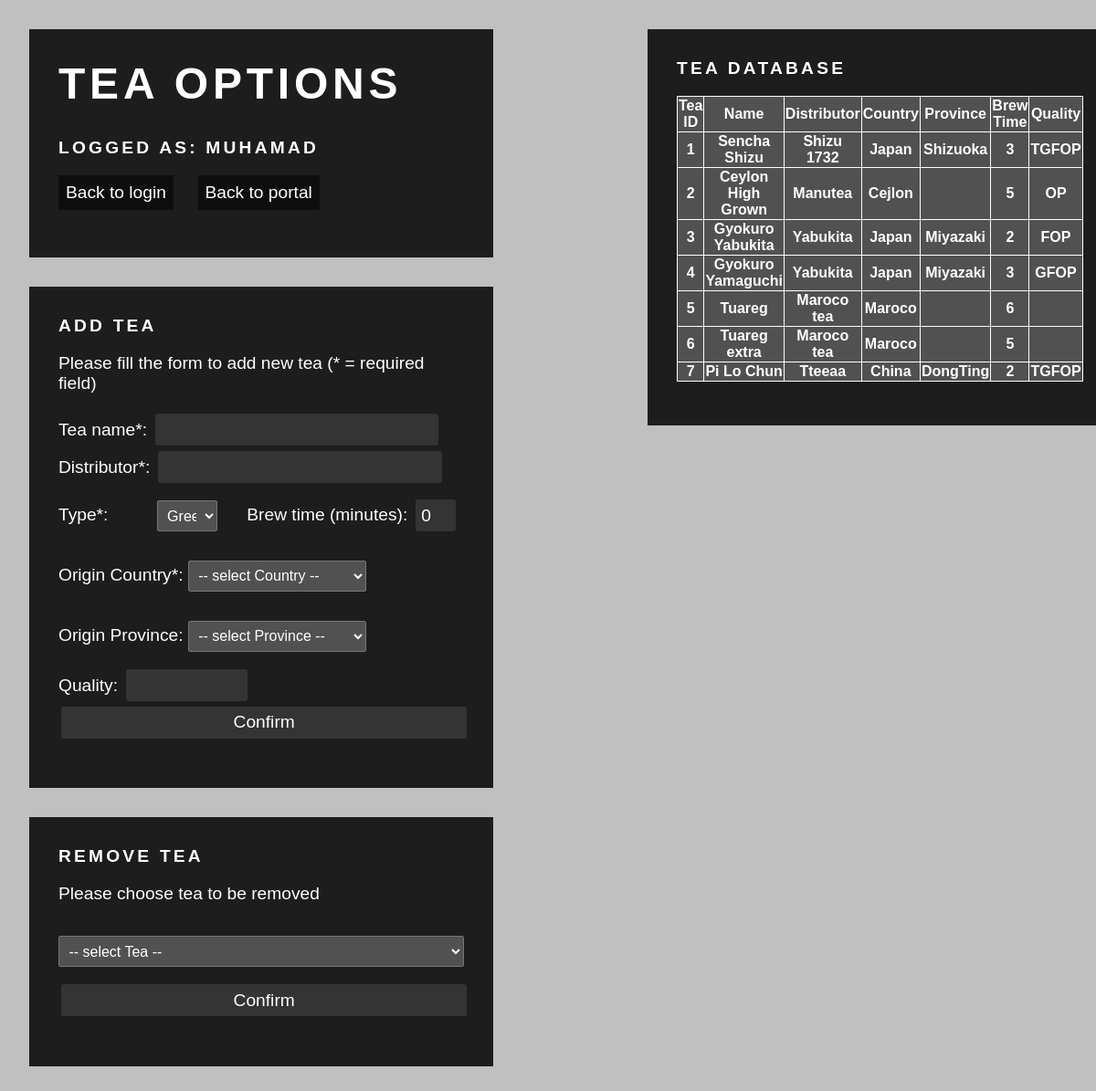
/third_year/IIS/employee/tea_options.php (signed in), run on the app's committed database.
### tables this page shows
CREATE TABLE Caj
(
  id INTEGER NOT NULL AUTO_INCREMENT,
  nazev VARCHAR(25) NOT NULL,
  druh VARCHAR(20),
  dodavatel VARCHAR(45) NOT NULL,
  doba_louhovani INTEGER,
  kvalita VARCHAR(10),
  zeme_puvodu VARCHAR(25) NOT NULL,
  nazev_oblasti VARCHAR(25),
  PRIMARY KEY(id)
);

### third_year/IIS/employee/tea_options.php (the view, shortened to what this page needs)
<html>
<head>
<link rel="stylesheet" href="../css/style.css">
</head>
<?php
$db = mysqli_init();
?>
<body>
<div id="PortalPage">
<h1>Tea Options</h1>
<?php
	if (isset($_SESSION["username"]) && isset($_SESSION["role"]) &&
		($_SESSION["role"] == "admin" || $_SESSION["role"] == "emloyee"))
	{
		echo "<h3>Logged as: ";
		echo  $_SESSION["username"];
		echo "</h3>";
	}
	else
	{
		header("Location: ../index.php");
	}
?>
<p><a href="../index.php">Back to login</a>
	<a href="./index.php">Back to portal</a></p>
</div>
<div id="PortalPage">
<h3>Add Tea</h3>
<p>Please fill the form to add new tea (* = required field)</p>
<form action="<?=$_SERVER["PHP_SELF"]?>"  method="post">
        Tea name*: <input type="text" id="name" name="name" value="<?php echo isset($_POST["name"]) ? htmlspecialchars($_POST["name"]) : "" ?>"/> <br>
        Distributor*: <input type="text" id="distributor" name="distributor" value="<?php echo isset($_POST["distributor"]) ? htmlspecialchars($_POST["distributor"]) : "" ?>"/><br>
        Type*:&nbsp&nbsp&nbsp&nbsp&nbsp&nbsp&nbsp&nbsp&nbsp
			<select name="type" />
				<option value = "Green">Green</option>
			</select>&nbsp&nbsp&nbsp&nbsp&nbsp
        Brew time (minutes): <input type="number" id="brew" name="brew" value="<?php echo isset($_POST["brew"]) ? $_POST["brew"] : 0 ?>"/><br>
		Origin Country*:
			<select name="country" />
				<option hidden disabled selected value> -- select Country -- </option>
			</select><br>
		Origin Province:
			<select name="province" />
				<option hidden disabled selected value> -- select Province -- </option>
			</select><br>
		Quality: <input type="text" id="quality" name="quality" value="<?php echo isset($_POST["quality"]) ? htmlspecialchars($_POST["quality"]) : "" ?>"/><br>
        <input type="submit" name="add" value="Confirm" />
</form>
</div>
<div id="PortalPage">
<h3>Remove Tea</h3>
<p>Please choose tea to be removed</p>
<form action="<?=$_SERVER["PHP_SELF"]?>"  method="post">
<select name="Teas">
<option hidden disabled selected value> -- select Tea -- </option>
<?php
$sql1 = "SELECT id, nazev, druh, dodavatel,
		zeme_puvodu, doba_louhovani, kvalita, nazev_oblasti
		FROM Caj;";
?>
</select>
<input type="submit" name="remove" value="Confirm" />
</form>
</div>
<div id="PortalPageRightWrapper">
<div id="PortalPageRight">
<h3>Tea Database</h3>
<?php
echo "<table>";
	echo "<tr>";
		echo "<th> Tea ID </th>";
		echo "<th> Name </th>";
		echo "<th> Distributor </th>";
		echo "<th> Country </th>";
		echo "<th> Province </th>";
		echo "<th> Brew Time </th>";
		echo "<th> Quality </th>";
	echo "</tr>";
$result = mysqli_query($db, $sql1);
while ($row = $result->fetch_row())
{
	printf("<tr>\n<th>%s</th>\n<th>%s</th>\n<th>%s</th>\n<th>%s</th>\n<th>%s</th>\n<th>%s</th>\n<th>%s</th>\n</tr>\n",
			$row[0], $row[1], $row[3], $row[4], $row[7], $row[5], $row[6]);
}
echo "</table>";
?>
</div>
</div>
</body>
</html>

### third_year/IIS/css/style.css (style rules this page uses)
input[type=text] { font-family: Agenda-Light, Agenda Light, Agenda, Arial Narrow, sans-serif; width: 50%; display: inline-block; padding: 5px 2px; box-sizing: border-box; border: 0px solid #555; }
body { margin: 0; background: #C0C0C0; }
#PortalPage { font-family: Agenda-Light, Agenda Light, Agenda, Arial Narrow, sans-serif; font-weight:100; background: rgba(0,0,0,0.85); color: white; padding: 2rem; width: 37%; margin:2rem; position: relative; font-size: 1.2rem; }
#PortalPageRightWrapper { position: absolute; top: 0; right: 15px; width: 37%; background: rgba(0,0,0,0); padding-right: 2rem; margin-right:2rem; }
#PortalPageRight { font-family: Agenda-Light, Agenda Light, Agenda, Arial Narrow, sans-serif; font-weight:100; background: rgba(0,0,0,0.85); color: white; width: 100%; position: relative; font-size: 1.2rem; padding: 2rem; margin:2rem; }
h1 { font-size: 3rem; text-transform: uppercase; margin-top: 0; letter-spacing: .3rem; }
h3 { font-size: 1.2rem; text-transform: uppercase; margin-top: 0; letter-spacing: .2rem; }
table { width: 100%; padding: .4rem; margin: 1rem auto; font-size: 1rem; background: rgba(255,255,255,0.23); color: #fff; border-radius: 2px; border-collapse: collapse; }
th, td { border: 1px solid white; }
select[name="type"] { width: 15%; }
select[name="country"], select[name="province"] { width: 44%; }
select { width: 100%; padding: .4rem; margin: 1rem auto; font-size: 1rem; background: rgba(255,255,255,0.23); color: #fff; border-radius: 2px; border-collapse: collapse; }
option { background: gray; color: #fff; }
a { display: inline-block; color: #fff; text-decoration: none; background:rgba(0,0,0,0.5); padding: .5rem; transition: .6s background; }
#PortalPage input[name="brew"] { width: 10%; }
#PortalPage input[name="name"] { width: 70%; }
#PortalPage input[name="distributor"] { width: 70%; }
#PortalPage input[name="quality"] { width: 30%; }
#PortalPage input { width: 100%; padding: .4rem; border: none; margin: 0.2rem; font-size: 1.2rem; background: rgba(255,255,255,0.10); color: #fff; border-radius: 3px; cursor: pointer; transition: .3s background; }
select option[disabled] { display:none; }

### data on the page
caj: id "1", nazev "Sencha Shizu", dodavatel "Shizu 1732", zeme_puvodu "Japan", nazev_oblasti "Shizuoka", doba_louhovani "3", kvalita "TGFOP"
caj: id "2", nazev "Ceylon High Grown", dodavatel "Manutea", zeme_puvodu "Cejlon", doba_louhovani "5", kvalita "OP"
caj: id "3", nazev "Gyokuro Yabukita", dodavatel "Yabukita", zeme_puvodu "Japan", nazev_oblasti "Miyazaki", doba_louhovani "2", kvalita "FOP"
caj: id "4", nazev "Gyokuro Yamaguchi", dodavatel "Yabukita", zeme_puvodu "Japan", nazev_oblasti "Miyazaki", doba_louhovani "3", kvalita "GFOP"
caj: id "5", nazev "Tuareg", dodavatel "Maroco tea", zeme_puvodu "Maroco", doba_louhovani "6"
caj: id "6", nazev "Tuareg extra", dodavatel "Maroco tea", zeme_puvodu "Maroco", doba_louhovani "5"
caj: id "7", nazev "Pi Lo Chun", dodavatel "Tteeaa", zeme_puvodu "China", nazev_oblasti "DongTing", doba_louhovani "2", kvalita "TGFOP"

### other printed values
$_SESSION["username"] "MUHAMAD"
